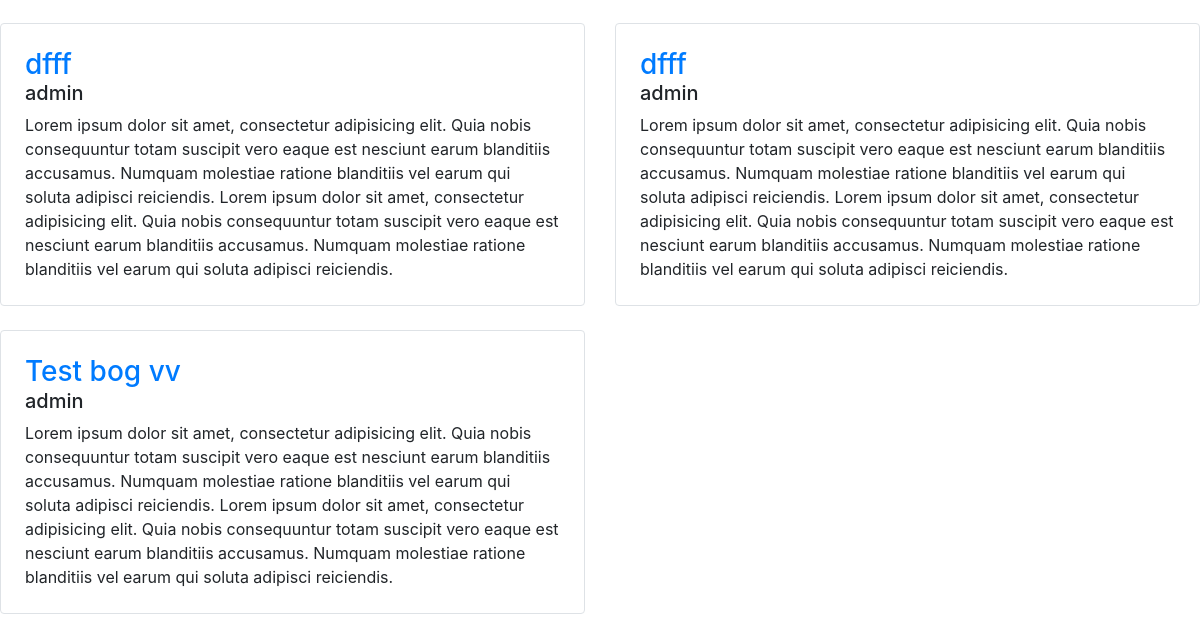
/ (lower part), run on an earlier commit of the app's database.
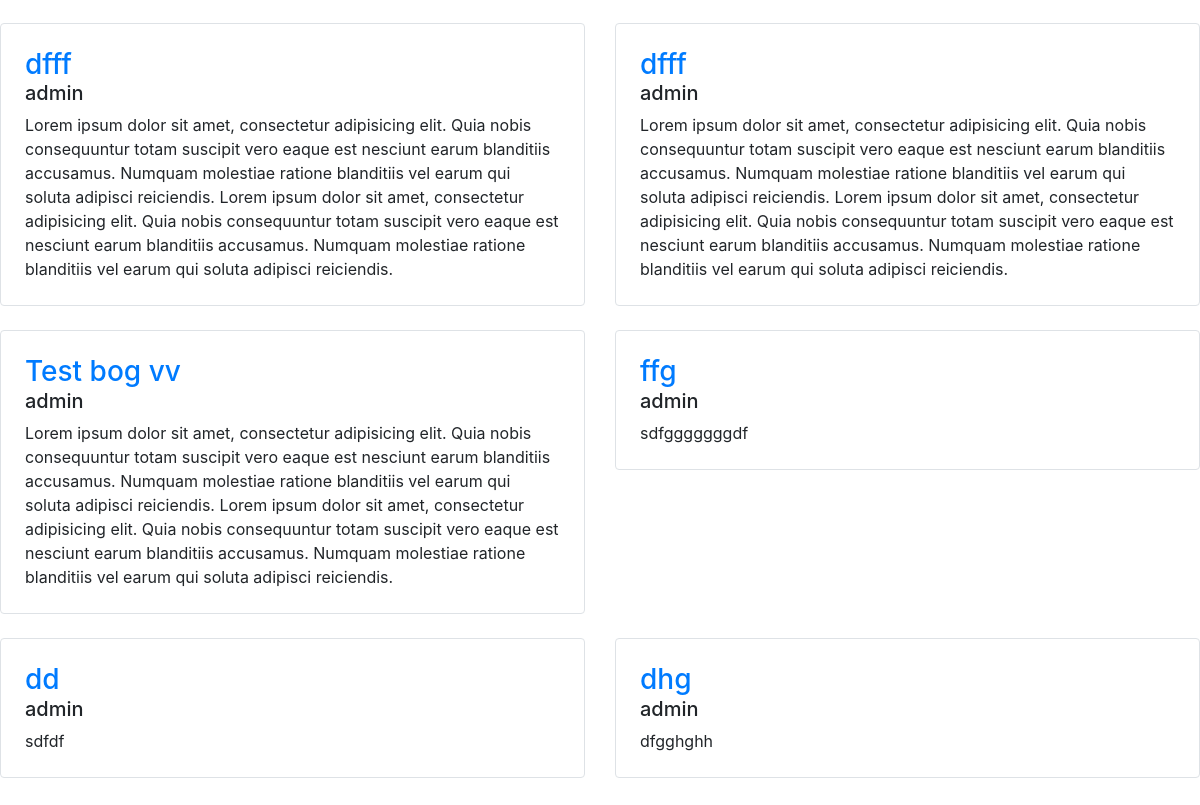
And on a later commit of the database.
### articles/models.py (models this page shows, shortened)
class Article(models.Model):
    author=models.ForeignKey(CustomUser,on_delete=models.CASCADE)
    title = models.CharField(max_length=160)
    description = models.TextField()
    timestamp = models.DateTimeField(auto_now_add=True)

class CustomUser(AbstractUser):
    bio=models.TextField()
    location=models.CharField(max_length=200)

### articles/views.py (the view)
# urls.py: path('', home, name='home'),
def home(request):
    articles = Article.objects.all()
    context = {
        'articles': articles
    }
    return render(request, 'home.html', context)

### blogs/templates/home.html (shortened to what this page needs)
{% extends 'base.html' %}
{% block content %}
<div class="row mb-2 articles">
    {% for article in articles %}
    <div class="col-md-6">
        <div class="row no-gutters border rounded overflow-hidden flex-md-row mb-4 shadow-sm h-md-250 position-relative">
            <div class="col p-4 d-flex flex-column position-static">
                <h3 class="mb-0"><a href="{% url 'article_detail' article.pk %}">{{article.title}}</a></h3>
                <span><h5>{{article.author}}</h5></span>
                <p class="mb-auto">{{article.description}}</p>
            </div>
        </div>
    </div>
    {% endfor %}
</div>
{% endblock %}

### blogs/templates/base.html (shortened to what this page needs)
<!DOCTYPE html>
<html lang="en">
<head>
    <link rel="stylesheet" href="https://maxcdn.bootstrapcdn.com/bootstrap/4.0.0/css/bootstrap.min.css">
</head>
<body>
    <div>
        {% block content %}
        {% endblock content %}
    </div>
</body>
</html>

What changed in the data, as far as the page shows it:
added Article: title "ffg", author "admin", description "sdfgggggggdf"
added Article: title "dd", author "admin", description "sdfdf"
added Article: title "dhg", author "admin", description "dfgghghh"
